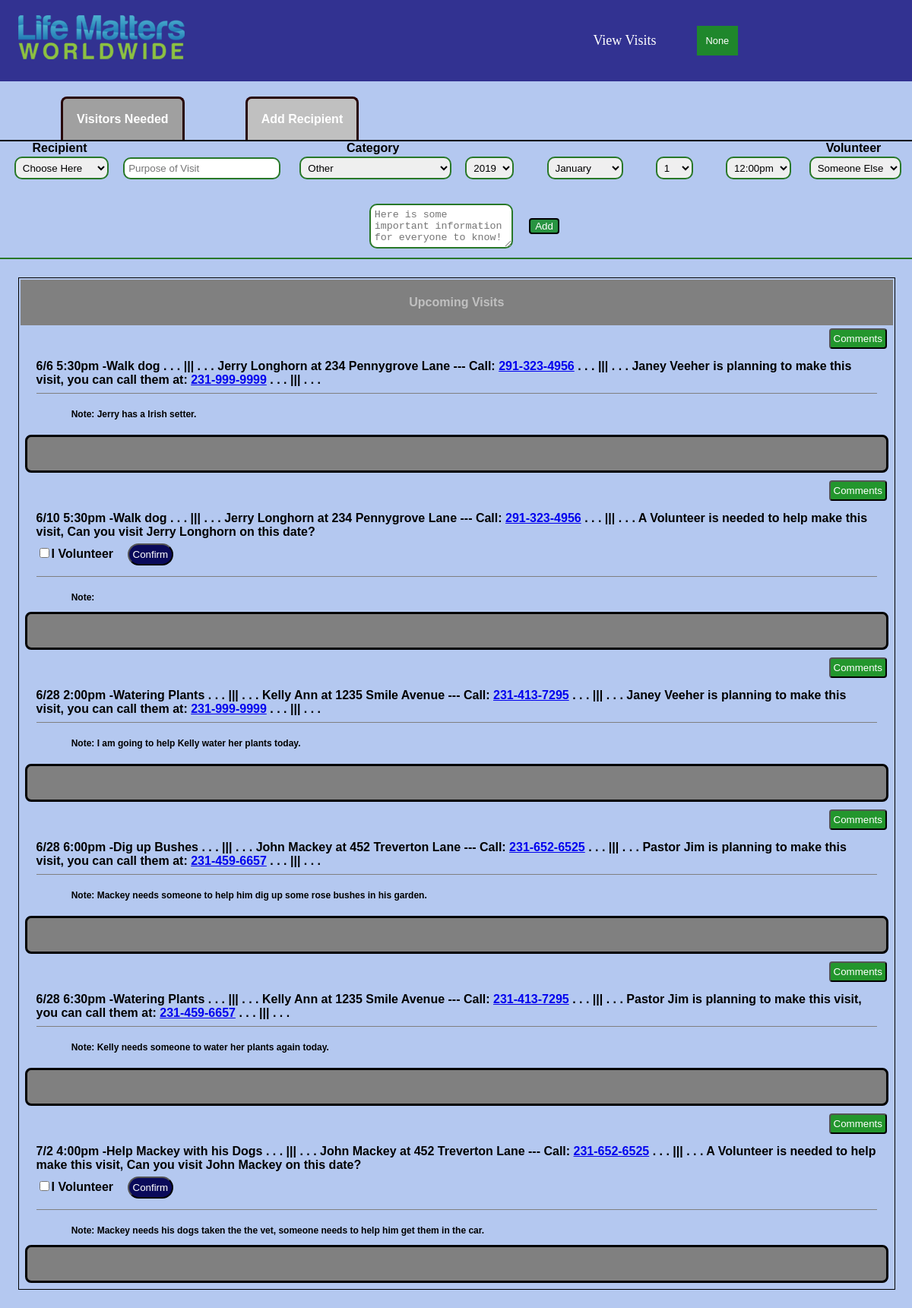
The page /visitcreate.php (signed in) on the database its author committed.
### tables this page shows
CREATE TABLE `visit` (
  `VisitID` int(16) NOT NULL,
  `ChurchID` int(16) NOT NULL,
  `Vol_ID` int(11) NOT NULL,
  `RecID` int(12) NOT NULL,
  `Purpose` varchar(32) NOT NULL,
  `Category` enum('RESPITE','MEAL','FINANCIAL','HOUSE','YARD','TRANSPORT','PET','SOCIAL','OTHER') NOT NULL,
  `V_Year` int(4) NOT NULL,
  `V_Month` int(2) NOT NULL,
  `V_Day` int(2) NOT NULL,
  `V_Time` varchar(10) NOT NULL,
  `V_Complete` tinyint(1) NOT NULL,
  `V_Notes` text NOT NULL,
  `Counted` tinyint(1) NOT NULL DEFAULT '0'
);

CREATE TABLE `recipient` (
  `RecID` int(11) NOT NULL,
  `ChurchID` int(16) NOT NULL,
  `R_Name` varchar(64) NOT NULL,
  `R_Address` varchar(96) NOT NULL,
  `R_Phone` varchar(12) NOT NULL,
  `R_Email` varchar(64) NOT NULL,
  `R_Notes` text NOT NULL
);

CREATE TABLE `volunteer` (
  `Vol_ID` int(12) NOT NULL,
  `ChurchID` int(12) NOT NULL,
  `V_Name` varchar(64) NOT NULL,
  `V_Password` varchar(64) NOT NULL,
  `V_Clearance` enum('VOLUNTEER','ADMIN','SUPERADMIN','') NOT NULL,
  `V_Address` varchar(96) NOT NULL,
  `V_Email` varchar(64) NOT NULL,
  `V_Notes` text NOT NULL,
  `V_Phone` varchar(12) NOT NULL,
  `V_Score` int(8) NOT NULL
);

### config.php (called while the page is built, shortened)
<?php
$host = "localhost";
$username = "LIFTAdmin";
$dbpassword = "Liftingupfor7798";
$db_name = "liftdb";
$db = mysqli_connect($host, $username, $dbpassword, $db_name);
$connection_error = $db->connect_error;
?>

### visitcreate.php (the view, shortened to what this page needs)
<?php include 'header.php';
  function visitDisplay() {
    require 'config.php';
    $SQL_Query_Visit = 'SELECT * FROM visit WHERE V_Complete = 0 AND ChurchID = "' . $_SESSION['church'] . '" ORDER BY V_Year, V_Month, V_Day, V_Time';
    $display_visit = mysqli_query($db, $SQL_Query_Visit);
    return $display_visit;
  }
  function volName($ID) {
    require 'config.php';
    $volID = $ID;
    $SQL_Query_Volunteer = 'SELECT V_Name FROM volunteer WHERE Vol_ID = "' . $volID . '"';
    $display_volunteer = mysqli_query($db, $SQL_Query_Volunteer);
    $display_volunteer_array = mysqli_fetch_array($display_volunteer);
    $name = $display_volunteer_array['V_Name'];
    return $name;
  }
  function volPhone($ID) {
    require 'config.php';
    $volID = $ID;
    $SQL_Query_Volunteer = 'SELECT V_Phone FROM volunteer WHERE Vol_ID = "' . $volID . '"';
    $display_volunteer = mysqli_query($db, $SQL_Query_Volunteer);
    $display_volunteer_array = mysqli_fetch_array($display_volunteer);
    $phone = $display_volunteer_array['V_Phone'];
    return $phone;
  }
  function recName($ID) {
    require 'config.php';
    $recID = $ID;
    $SQL_Query_Recipient = 'SELECT R_Name FROM recipient WHERE RecID = "' . $recID . '"';
    $display_recipient = mysqli_query($db, $SQL_Query_Recipient);
    $display_recipient_array = mysqli_fetch_array($display_recipient);
    $name = $display_recipient_array['R_Name'];
    return $name;
  }
  function recAddress($ID) {
    require 'config.php';
    $recID = $ID;
    $SQL_Query_Recipient = 'SELECT R_Address FROM recipient WHERE RecID = "' . $recID . '"';
    $display_recipient = mysqli_query($db, $SQL_Query_Recipient);
    $display_recipient_array = mysqli_fetch_array($display_recipient);
    $address = $display_recipient_array['R_Address'];
    return $address;
  }
  function recPhone($ID) {
    require 'config.php';
    $recID = $ID;
    $SQL_Query_Recipient = 'SELECT R_Phone FROM recipient WHERE RecID = "' . $recID . '"';
    $display_recipient = mysqli_query($db, $SQL_Query_Recipient);
    $display_recipient_array = mysqli_fetch_array($display_recipient);
    $phone = $display_recipient_array['R_Phone'];
    return $phone;
  }
?>
<div class="Administrator-container">
  <div class="admin-tab-div">
    <a href="visitcreate.php" class="admin-tab" id="current-admin-tab">Visitors Needed</a>
    <a href="addrecipient.php" class="admin-tab">Add Recipient</a>
  </div>
  <form method="post" action="">
    <div class="admin-inputs">
      <div style="display: block;">
        <label for="recipient" style="font-family: sans-serif; font-weight: bold; display: flex; justify-content: center; font-size: 16px;">Recipient</label>
        <select name="recipient" class="admin-input" id="right-size-admin" style="margin-bottom: 20px;" required>
          <option value="none">Choose Here</option>
          <?php
          require 'config.php';
          ?>
        </select>
      </div>
      <input size="22" maxlength="32" type="text" name="purpose" placeholder="Purpose of Visit" class="admin-input"  required>
      <div>
      <label for="category" style="font-family: sans-serif; font-weight: bold; display: flex; justify-content: center; font-size: 16px;">Category</label>
      <select name="category" class="admin-input" id="right-size-admin" style="margin-bottom: 20px;" required>
        <option value="OTHER" selected>Other</option>
      </select>
    </div>
      <select name="year" class="admin-input" id="right-size-admin" required>
        <option value="2019" selected>2019</option>
      </select>
      <select name="month" class="admin-input" id="right-size-admin" required>
        <option value="1" selected>January</option>
      </select>
      <select name="day" class="admin-input" id="right-size-admin" required>
        <option value="1" selected>1</option>
      </select>
      <select name="time" class="admin-input" id="right-size-admin" required>
        <option value="12:00pm" selected>12:00pm</option>
      </select>
      <div style="display: block;">
        <label for="volunteeradd" style="font-family: sans-serif; font-weight: bold; display: flex; justify-content: center; font-size: 16px;">Volunteer</label>
        <select name="volunteeradd" class="admin-input" id="right-size-admin" style="margin-bottom: 20px;" required>
          <option value="3" selected>Someone Else</option>
        </select>
      </div>
      <textarea rows="3" columns="40" name="notes" placeholder="Here is some important information for everyone to know!" class="admin-input"></textarea>
      <button type="submit" class="admin-add">Add</button>
    </div>
  </form>
  <div class="cruise-view-admin">
    <div class="view-column-admin" id="view-column-visit">
      <div class="admin-view-name">
        <h4 class="adminbar-title">Upcoming Visits</h4>
      </div>
      <?php $visit_ob = visitDisplay();
      foreach ($visit_ob as $display) {
        $month = $display['V_Month'];
        $day = $display['V_Day'];
        $time = $display['V_Time'];
        $purpose = $display['Purpose'];
        $realID = $display['VisitID'];
        $recID = $display['RecID'];
        $recname = recName($recID);
        $recAddress = recAddress($recID);
        $recPhone = recPhone($recID);
        $notes = $display['V_Notes'];
        $volID = $display['Vol_ID'];
        if ($volID == 3) {
          echo '<div style="display: flex;"><form style="margin-right: 8px; margin-left: auto;" method="post" action="visitcomments.php">
          <input style="display: none; visibility: hidden;" value="' . $realID . '" name="commentsID"></input>
          <button type="submit" method="post" style="padding: 4px; background-color: rgb(35,150,45); border-radius: 4px; margin: 2px; color: white;">Comments</button>
          </form></div>';
          echo '<div class="display-column">
          <h6 class="admin-info-text" style="margin-top: 12px;">' . $month .'/' . $day . '  ' . $time . '   -' . $purpose . ' . . .
          ||| . . .   ' . $recname . ' at ' . $recAddress . ' --- Call: <a href="tel:' . $recPhone . '">' . $recPhone . '</a> . . .
          ||| . . . A Volunteer is needed to help make this visit, Can <strong>you</strong> visit ' . $recname . ' on this date? <form method="post">
          <input type="checkbox" value="' . $_SESSION['benID'] . '" name="volunteer" style="border: 2px solid red; border-radius: 10px;">I Volunteer</input>
          <input style="display: none; visibility: hidden;" value="' . $realID . '" name="realID"></input>
          <button type="submit" method="post" class="account-login-button" style="margin-left: 14px;">Confirm</button>
          </form></h6>  <p style="font-size: 12px; font-family: sans-serif; font-weight: bold; margin-left: 6%;">Note: ' . $notes . ' </p></h6>
          </div><div style="padding: 22px; background-color: grey; border: 3px solid black; border-radius: 8px; margin: 8px;"></div>';
        } else {
          $volname = volName($volID);
          $volphone = volPhone($volID);
          echo '<div style="display: flex;"><form style="margin-right: 8px; margin-left: auto;" method="post" action="visitcomments.php">
          <input style="display: none; visibility: hidden;" value="' . $realID . '" name="commentsID"></input>
          <button type="submit" method="post" style="padding: 4px; background-color: rgb(35,150,45); border-radius: 4px; margin: 2px; color: white;">Comments</button>
          </form></div>';
        echo '<div class="display-column">
        <h6 class="admin-info-text" style="margin-top: 12px;">' . $month .'/' . $day . '  ' . $time . '   -' . $purpose . ' . . .
        ||| . . .   ' . $recname . ' at ' . $recAddress . ' --- Call: <a href="tel:' . $recPhone . '">' . $recPhone . '</a> . . .
        ||| . . . ' . $volname . ' is planning to make this visit, you can call them at: <a href="tel:' . $volphone . '">' . $volphone . '</a> . . .
        ||| . . . </h6>  <div style="display: flex;"><p style="font-size: 12px; font-family: sans-serif; font-weight: bold; margin-left: 6%; margin-right: 5%;">Note: ' . $notes . ' </p></h6>';
        echo '</div></div>
        <div style="padding: 22px; background-color: grey; border: 3px solid black; border-radius: 8px; margin: 8px;"></div>';}
      } ?>
    </div>
  </div>
</div>

### css/index-style.css (style rules this page uses)
body { width: 100%; margin: 0; padding: 0; background-color: rgb(180,200,240); }

### css/logon-style.css (style rules this page uses)
.account-login-button { border-radius: 20px; padding: 5px; background-color: rgb(10,10,90); color: white; margin-bottom: 6px; margin-left: 128px; margin-right: 3px; margin-top: 6px; }

### css/administrator-panel-style.css (style rules this page uses)
.admin-tab-div { display: flex; flex-wrap: nowrap; align-items: center; border-bottom: solid 2px black; }
.admin-tab { padding: 18px; color: white; text-decoration: none; font-family: sans-serif; border: 3px solid rgb(40,5,5); background-color: rgb(192,192,192); border-top-left-radius: 8px; border-top-right-radius: 8px; font-weight: bolder; margin-left: 80px; border-bottom: none; margin-top: 20px; }
#current-admin-tab { background-color: rgb(160,160,160) }
.cruise-view-admin { display: block; width: 98%; }
.admin-inputs { display: flex; flex-wrap: wrap; justify-content: center; align-items: center; border-bottom: solid 2px rgb(40,120,40); }
.admin-input { border: solid 2px rgb(40,120,40); border-radius: 10px; margin: 1% 1.8%; padding: 5px; }
.view-column-admin { width: 98%; display: block; border: solid 1px black; margin: 2%; }
.admin-view-name { background-color: grey; border: solid 2px rgb(180,200,240); }
#right-size-admin { height: 30px; }
.admin-add { background-color: rgb(40,148,65); color: white; border: solid 2px black; border-radius: 4px; }
.admin-view-name { display: flex; justify-content: center; align-items: center; }
.adminbar-title { font-family: sans-serif; font-weight: bold; color: silver; }
.admin-info-text { display: inline-block; margin-right: 2%; margin-left: 2%; font-size: 16px; font-family: sans-serif; margin-top: 8px; margin-bottom: 8px; border-bottom: 1px solid grey; padding-bottom: 8px; }

### rows shown on the page
visit: V_Month "6", V_Day "6", V_Time "5:30pm", Purpose "Walk dog", RecID.R_Name "Jerry Longhorn", RecID.R_Address "234 Pennygrove Lane", RecID.R_Phone "291-323-4956", Vol_ID.V_Name "Janey Veeher", Vol_ID.V_Phone "231-999-9999", V_Notes "Jerry has a Irish setter."
visit: V_Month "6", V_Day "10", V_Time "5:30pm", Purpose "Walk dog", RecID.R_Name "Jerry Longhorn", RecID.R_Address "234 Pennygrove Lane", RecID.R_Phone "291-323-4956"
visit: V_Month "6", V_Day "28", V_Time "2:00pm", Purpose "Watering Plants", RecID.R_Name "Kelly Ann", RecID.R_Address "1235 Smile Avenue", RecID.R_Phone "231-413-7295", Vol_ID.V_Name "Janey Veeher", Vol_ID.V_Phone "231-999-9999", V_Notes "I am going to help Kelly water her plants today."
visit: V_Month "6", V_Day "28", V_Time "6:00pm", Purpose "Dig up Bushes", RecID.R_Name "John Mackey", RecID.R_Address "452 Treverton Lane", RecID.R_Phone "231-652-6525", Vol_ID.V_Name "Pastor Jim", Vol_ID.V_Phone "231-459-6657", V_Notes "Mackey needs someone to help him dig up some rose bushes in his garden."
visit: V_Month "6", V_Day "28", V_Time "6:30pm", Purpose "Watering Plants", RecID.R_Name "Kelly Ann", RecID.R_Address "1235 Smile Avenue", RecID.R_Phone "231-413-7295", Vol_ID.V_Name "Pastor Jim", Vol_ID.V_Phone "231-459-6657", V_Notes "Kelly needs someone to water her plants again today."
visit: V_Month "7", V_Day "2", V_Time "4:00pm", Purpose "Help Mackey with his Dogs", RecID.R_Name "John Mackey", RecID.R_Address "452 Treverton Lane", RecID.R_Phone "231-652-6525", V_Notes "Mackey needs his dogs taken the the vet, someone needs to help him get them in the car."

### other values the page prints
$_SESSION['fname'] "None"
